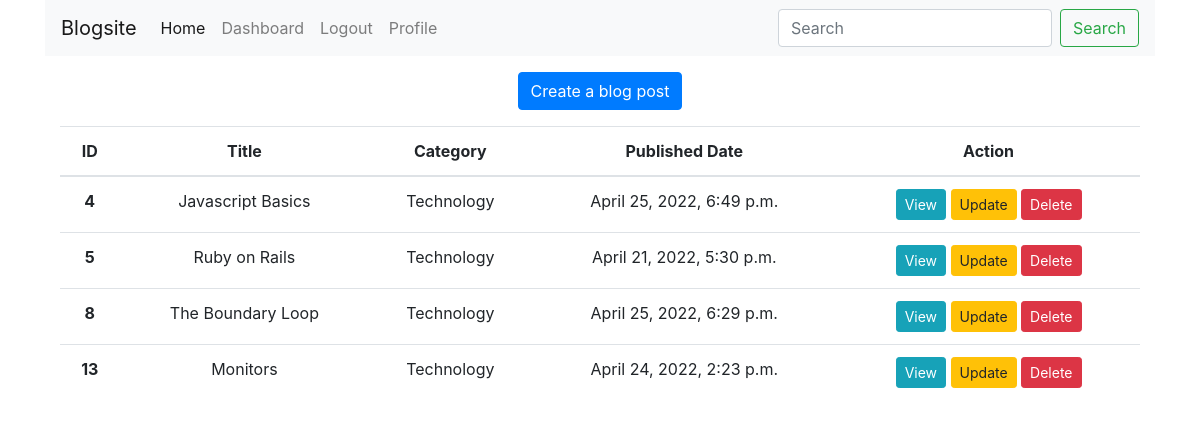
Screenshot of /accounts/dashboard/ (signed in) with the database file from the repository.
### posts/models.py (models this page shows, shortened)
class Post(models.Model):
    title = models.CharField(max_length=100)
    content = models.TextField()
    published_date = models.DateTimeField(auto_now=True)
    category = models.ForeignKey(Category, on_delete=models.CASCADE, null=True)
    user = models.ForeignKey(User,on_delete=models.CASCADE,null=True,blank=True)
    slug = models.SlugField(null=True, unique=True)

class Category(models.Model):
    name = models.CharField(max_length=100)

### accounts/views.py (the view)
# urls.py: path("dashboard/",views.dashboard, name="dashboard"),
@login_required
def dashboard(request):
    userid = request.user
    posts = Post.objects.all().filter(user=userid)
    data = {'posts': posts }
    return render(request,'accounts/dashboard.html',data)

### templates/accounts/dashboard.html (shortened to what this page needs)
{% extends 'base.html'%}
{% block content %}
<body>
	<div class="container">
		<div class="row">
			<div class="col text-center">
				<a href="{%url 'create'%}" class="btn btn-primary mt-3">Create a blog post</a>
				<table class="table mt-3">
					<thead>
						<tr>
							<th scope="col">ID</th>
							<th scope="col">Title</th>
							<th scope="col">Category</th>
							<th scope="col">Published Date</th>
							<th scope="col">Action</th>
						</tr>
					</thead>
					<tbody>
						{% for p in posts %}
						<tr>
							<th scope="row">{{ p.id }}</th>
							<td>{{p.title}}</td>
							<td>{{p.category.name}}</td>
							<td>{{p.published_date}}</td>
							<td>
								<a
									href="{% url 'dashview' p.slug %}"
									class="btn btn-info btn-sm"
									>View</a
								>
								<a href="{%url 'update' p.slug %}" class="btn btn-warning btn-sm"
									>Update</a
								>
								<form action="{% url 'delete' p.slug %}" method="post"
									class="d-inline">
									<input
										type="submit"
										class="btn btn-danger btn-sm"
										value="Delete"
									/>
								</form>
							</td>
						</tr>
						{% endfor %}
					</tbody>
				</table>
			</div>
		</div>
	</div>
</body>
{% endblock %}

### rows the page displays
Post: id "4", title "Javascript Basics", category.name "Technology", published_date "April 25, 2022, 6:49 p.m."
Post: id "5", title "Ruby on Rails", category.name "Technology", published_date "April 21, 2022, 5:30 p.m."
Post: id "8", title "The Boundary Loop", category.name "Technology", published_date "April 25, 2022, 6:29 p.m."
Post: id "13", title "Monitors", category.name "Technology", published_date "April 24, 2022, 2:23 p.m."
